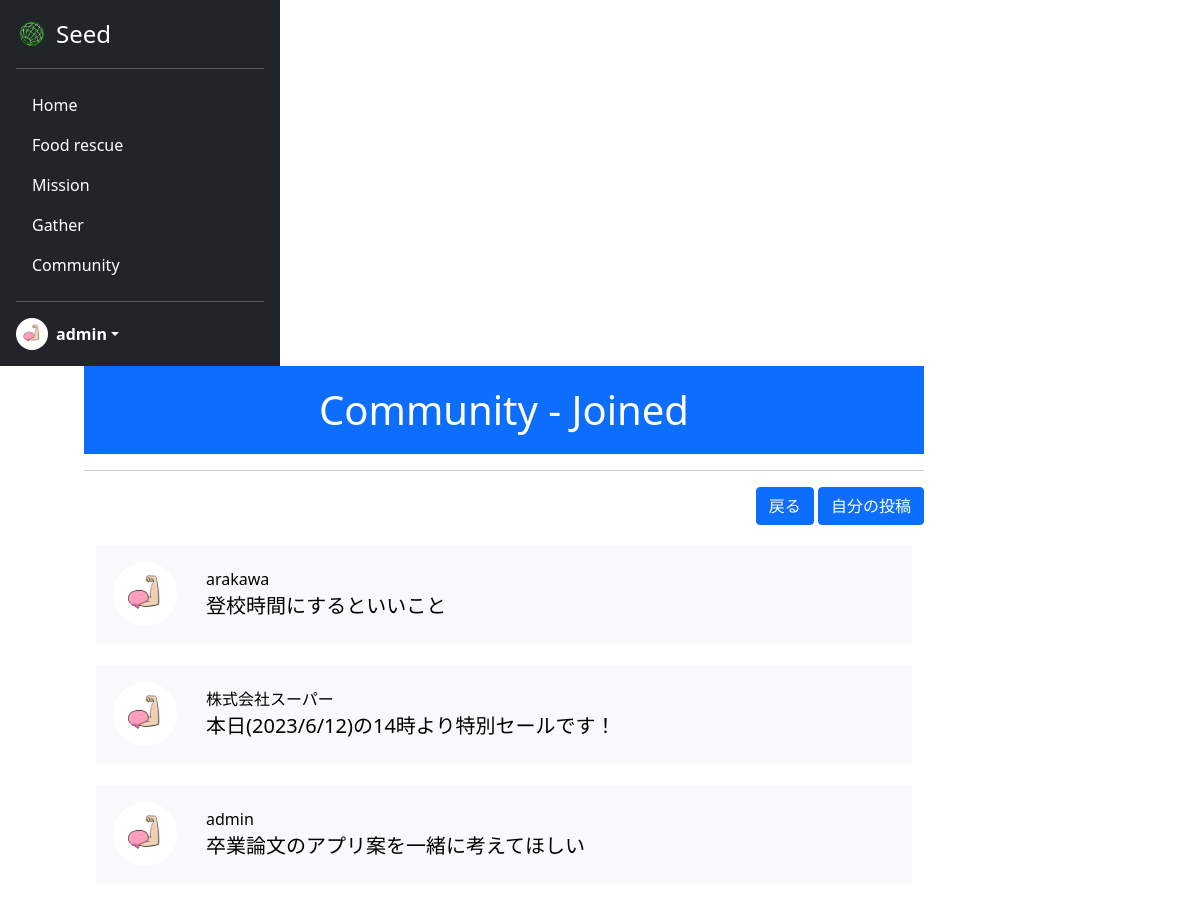
/community_joined/ (signed in), run on the app's committed database.
### acount/models.py (models this page shows)
class CustomUser(AbstractUser):
    is_general = models.BooleanField(null=True ,default=True)
    is_active = models.BooleanField(null=True ,default=False)
    mission_point = models.IntegerField(null=False ,default=0)
    profile_pic = models.ImageField(null=False, upload_to='profile_pics')
    address = models.CharField(null=True, max_length=100, blank=True)

### seed/models.py (models this page shows)
class CommunityMessage(models.Model):
    user = models.ForeignKey(CustomUser, verbose_name='ユーザー', on_delete=models.CASCADE)
    community = models.ForeignKey(Community, verbose_name='Community', on_delete=models.CASCADE)
    message = models.CharField(verbose_name='メッセージ', max_length=300, null=False)
    posted_at = models.DateTimeField(verbose_name='投稿日時', auto_now_add=True)
    best_flg = models.BooleanField(verbose_name='ベストアンサー', default=False)

class Community(models.Model):
    user = models.ForeignKey(CustomUser, verbose_name='ユーザー', on_delete=models.CASCADE)
    genre = models.ForeignKey(CommunityGenre, verbose_name='Community ジャンル', on_delete=models.CASCADE)
    title = models.CharField(verbose_name='Community タイトル', max_length=70)
    posted_at = models.DateTimeField(verbose_name='投稿日時', auto_now_add=True)
    best_answer = models.BooleanField(verbose_name='ベストアンサー', default=False)

### seed/views.py (the view)
# urls.py: path('community_joined/', views.JoinedCommunityView.as_view(), name='community_joined'),
class JoinedCommunityView(ListView):
    template_name = 'communityjoined.html'
    model = CommunityMessage
    context_object_name = 'community_list'
    def get_queryset(self):
        data = CommunityMessage.objects.filter(user=self.request.user).order_by('-posted_at')
        data = dis(data)
        return data

### seed/views.py (called while the page is built)
def dis(data_list):
    distinct_data = []
    community_title = []
    for data in data_list:
        if data.community.title in community_title:
            continue
        distinct_data.append(data)
        community_title.append(data.community.title)
    return distinct_data

### seed/templates/communityjoined.html (shortened to what this page needs)
{% extends 'mypagebase.html' %}
{% load static %}
{% block content %}
<div class="text-center">
    <h1 class="title" style="background-color:#0d6efd; color:white;">Community - Joined</h1>
    <hr>
    <div>
        <div class="text-end" style="margin-bottom:20px;">
            <a class="btn btn-primary" href="{% url 'seed:community' %}">戻る</a>
            <a class="btn btn-primary" href="{% url 'seed:mycommunity' %}">自分の投稿</a>
        </div>
    </div>
    <div class="container">
        <div style="height: 650px; width:100%; overflow-y: scroll;">
            {% if community_list %}
                {% for community in community_list %}
                <a href="{% url 'seed:community_detail' community.community.id %}" style="text-decoration: none; color:black;">
                    <div class="bg-light p-3 rounded" style="height:100px; margin-bottom:20px;">
                        <table style="margin:auto;">
                            <tr>
                                <td  rowspan="2">
                                    <img src="{{ community.user.profile_pic.url}}" width="64" height="64" class="rounded-circle me-2">
                                </td>
                            </tr>
                            <tr>
                                <td width="100%" class="text-start" style="padding-left:20px">
                                    {{community.community.user.username}}<br>
                                    <span class="fs-5">{{community.community.title}}</span>
                                </td>
                            </tr>
                        </table>
                    </div>
                </a>
                {% endfor %}
            {% else %}
                <h3>参加中のCommunityはありません</h3>
            {% endif %}
        </div>
    </div>
</div>
{% endblock %}

### seed/templates/mypagebase.html (shortened to what this page needs)
{% load static %}
<!DOCTYPE html>
<html lang="ja">
<head>
    <link href="https://cdn.jsdelivr.net/npm/bootstrap@5.0.2/dist/css/bootstrap.min.css" rel="stylesheet"
>
    <link rel="stylesheet" type="text/css" href="{% static 'css/style.css' %}">
</head>
<body class="mypage">
    {% if user.is_authenticated %}
    <main style="height:100vh;">
        <div style="display: flex; flex-wrap: wrap; height:100%;">
            <div>
                <div class="d-flex flex-column p-3 text-white bg-dark h-100" style="width: 280px; height:100%;">
                    <a href="{% url 'seed:mypage' %}"
                        class="d-flex align-items-center mb-3 mb-md-0 me-md-auto text-white text-decoration-none">
                        <img class="bi me-2" src="{% static 'assets/img/top/icon.png' %}" style="height:32px">
                        <span class="fs-4">Seed</span>
                    </a>
                    <hr>
                    <ul class="nav nav-pills flex-column mb-auto">
                        <li class="nav-item my-nav">
                            <a href="{% url 'seed:mypage' %}" class="nav-link text-white" aria-current="page">
                                Home
                            </a>
                        </li>
                        <li class="nav-item my-nav">
                            <a href="{% url 'seed:food_rescue' %}" class="nav-link text-white">
                                Food rescue
                            </a>
                        </li>
                        {% if user.is_general %}
                        <li class="nav-item my-nav">
                            <a href="{% url 'seed:mission' %}" class="nav-link text-white">
                                Mission
                            </a>
                        </li>
                        {% endif %}
                        <li class="nav-item my-nav">
                            <a href="{% url 'seed:gather' %}" class="nav-link text-white">
                                Gather
                            </a>
                        </li>
                        <li class="nav-item my-nav">
                            <a href="{% url 'seed:community' %}" class="nav-link text-white">
                                Community
                            </a>
                        </li>
                    </ul>
                    <hr>
                    <div class="dropdown">
                        <a href="#" class="d-flex align-items-center text-white text-decoration-none dropdown-toggle"
                            id="dropdownUser1" data-bs-toggle="dropdown" aria-expanded="false">
                            <img src="{{ user.profile_pic.url }}" alt="" width="32" height="32"
                                class="rounded-circle me-2">
                            <strong>{{ user.username }}</strong>
                        </a>
                    </div>
                </div>
            </div>
            <div style="width:70%; margin-left: 7%;">
                {% block content %}
                {% endblock %}
            </div>
        </div>
    </main>
    {% endif %}
</body>
</html>

### static/css/style.css (style rules this page uses)
.title { padding: 20px 0px 20px 0px; }

### data on the page
CustomUser: profile_pic (picture), username "admin"
CommunityMessage: user.profile_pic (picture), community.user.username "arakawa", community "登校時間にするといいこと"
CommunityMessage: user.profile_pic (picture), community.user.username "株式会社スーパー", community "本日(2023/6/12)の14時より特別セールです！"
CommunityMessage: user.profile_pic (picture), community.user.username "admin", community "卒業論文のアプリ案を一緒に考えてほしい"
